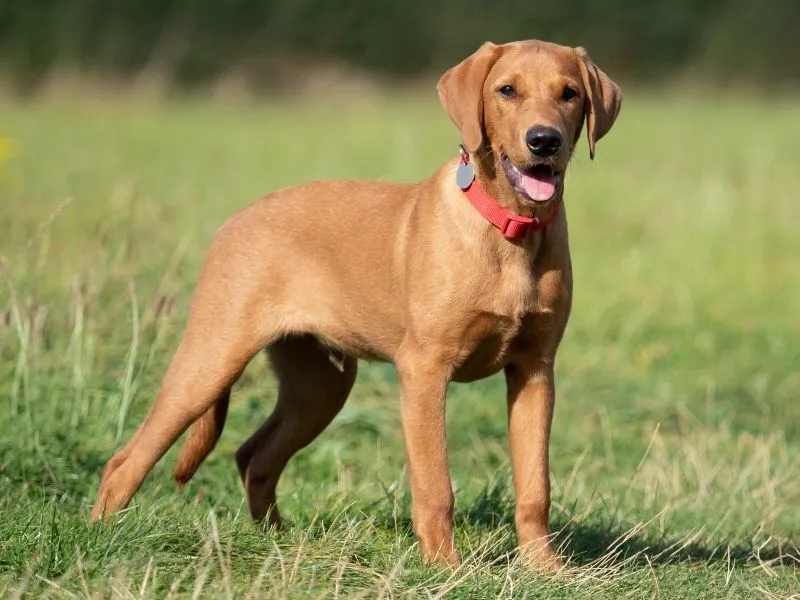
#> input picture images/dog.png, 800 x 600 px
$ jupyter execute 11126586_LabAssignment2.ipynb   (older library calls are emulated)
#> lines starting #> are read from the running program, lines starting #| are printed output that depends on the picture
# DCIT407 LAB ASSIGNMENT 2

**Student ID:** 11126586
**Course:** DCIT407

## Objectives
1. Load multiple images (text-like, landscape-like, and face-like) and apply Canny edge detection.
2. Experiment with threshold pairs: (50,150), (100,200), and (150,300).
3. Compare Canny results with Sobel edge detection.
4. Create a threshold-adjustment user interface using OpenCV trackbars.

## Methodology (Simple Steps I Followed)

1. I loaded three different image types from the `images` folder.
2. I applied Canny using three threshold pairs.
3. I compared Canny edges with Sobel combined edges.
4. I wrote a trackbar interface so thresholds can be adjusted interactively.
5. I reviewed which thresholds gave the clearest useful boundaries.

[cell 1]
import os
import cv2
import numpy as np
import matplotlib.pyplot as plt

plt.rcParams["figure.figsize"] = (10, 6)
plt.rcParams["image.cmap"] = "gray"

## Step 1: Load Multiple Images (Text-like, Landscape-like, Face-like)

This section finds available files and loads one image for each category.

[cell 2]
images_dir = "images"
category_candidates = {
    "text_like": ["dog.png", "checkerboard.jpg", "gradient.png"],
    "landscape_like": ["image.jpg", "composite_result.jpg", "blended_images.jpg"],
    "face_like": ["image2.jpg", "original_portrait.png", "dog.png"],
}

loaded = {}
for category, names in category_candidates.items():
    selected = None
    for name in names:
        p = os.path.join(images_dir, name)
        if os.path.exists(p):
            selected = p
            break
    if selected is None:
        raise FileNotFoundError(f"No image found for category: {category}")

    img_bgr = cv2.imread(selected)
#> img_bgr is the input picture: shape (600, 800, 3); mean B, G, R 85.4, 137.1, 142.9
    if img_bgr is None:
        raise ValueError(f"Could not read image: {selected}")

    loaded[category] = {
        "path": selected,
        "bgr": img_bgr,
        "rgb": cv2.cvtColor(img_bgr, cv2.COLOR_BGR2RGB),
        "gray": cv2.cvtColor(img_bgr, cv2.COLOR_BGR2GRAY),
    }

print("Loaded images:")
for cat, item in loaded.items():
    print(f"- {cat}: {item['path']}")
#> this loop made 3 passes
#> cat on passes 1 to 3: 'text_like', 'landscape_like', 'face_like'
#| - text_like: images/dog.png
#| - landscape_like: images/image.jpg
#| - face_like: images/dog.png

fig, axes = plt.subplots(1, 3, figsize=(18, 5))
for ax, (cat, item) in zip(axes, loaded.items()):
    ax.imshow(item["rgb"])
    ax.set_title(f"{cat}\n{os.path.basename(item['path'])}")
    ax.axis("off")
plt.tight_layout()
plt.show()
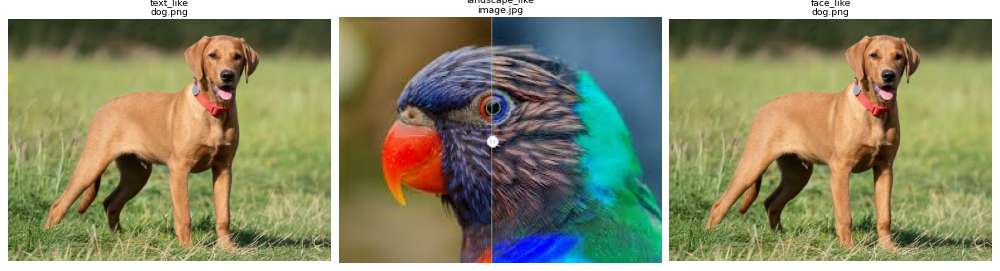
#> figure drawn by matplotlib, 3 panels

## Step 2: Canny Edge Detection with Different Threshold Pairs

Threshold pairs used: (50,150), (100,200), and (150,300).

[cell 3]
threshold_pairs = [(50, 150), (100, 200), (150, 300)]
canny_results = {cat: {} for cat in loaded.keys()}
#> canny_results = 3 items

fig, axes = plt.subplots(3, 4, figsize=(18, 14))
for row, (cat, item) in enumerate(loaded.items()):
    gray = item["gray"]

    axes[row, 0].imshow(gray, cmap="gray")
    axes[row, 0].set_title(f"{cat}: grayscale")
    axes[row, 0].axis("off")

    for col, (low, high) in enumerate(threshold_pairs, start=1):
        edges = cv2.Canny(gray, low, high)
        canny_results[cat][(low, high)] = edges
        edge_ratio = (np.count_nonzero(edges) / edges.size) * 100

        axes[row, col].imshow(edges, cmap="gray")
        axes[row, col].set_title(f"Canny {low}-{high}\nEdge px: {edge_ratio:.2f}%")
        axes[row, col].axis("off")
#> this loop made 3 passes
#> pass 1, `gray = item["gray"]`:
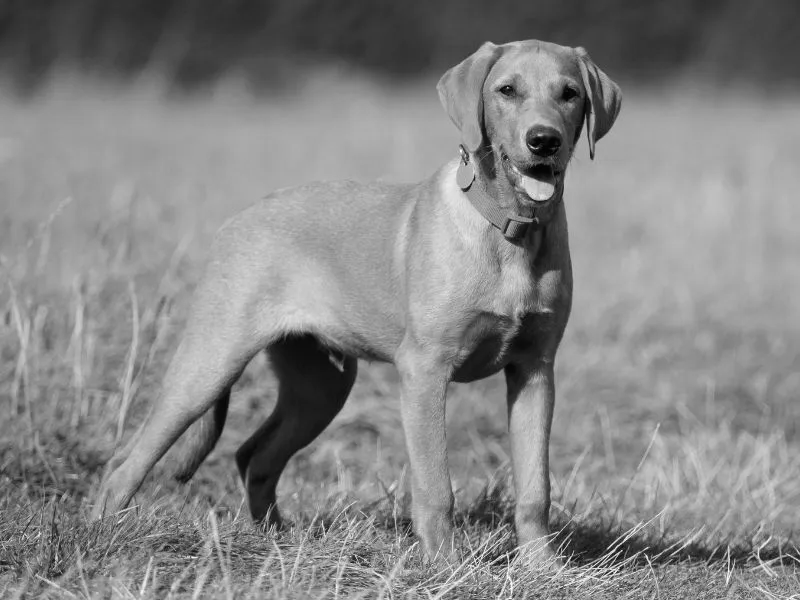
#> gray: shape (600, 800); min 1, max 252, mean 132.9
#> pass 2, `gray = item["gray"]`:
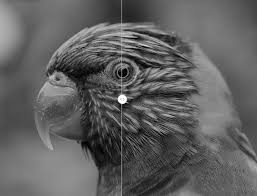
#> gray: shape (196, 257); min 0, max 255, mean 96.3
#> after the loop:
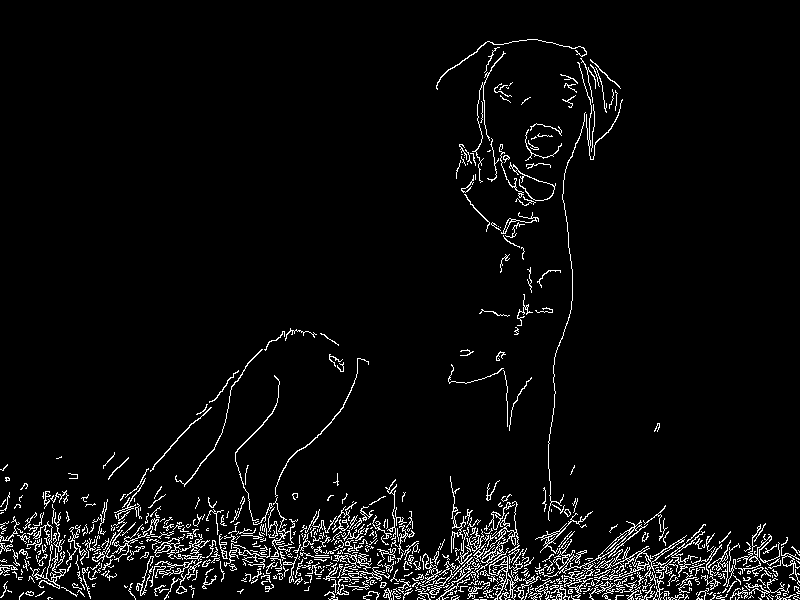
#> edges: shape (600, 800); 4.5% white in thin lines or dots

plt.tight_layout()
plt.show()
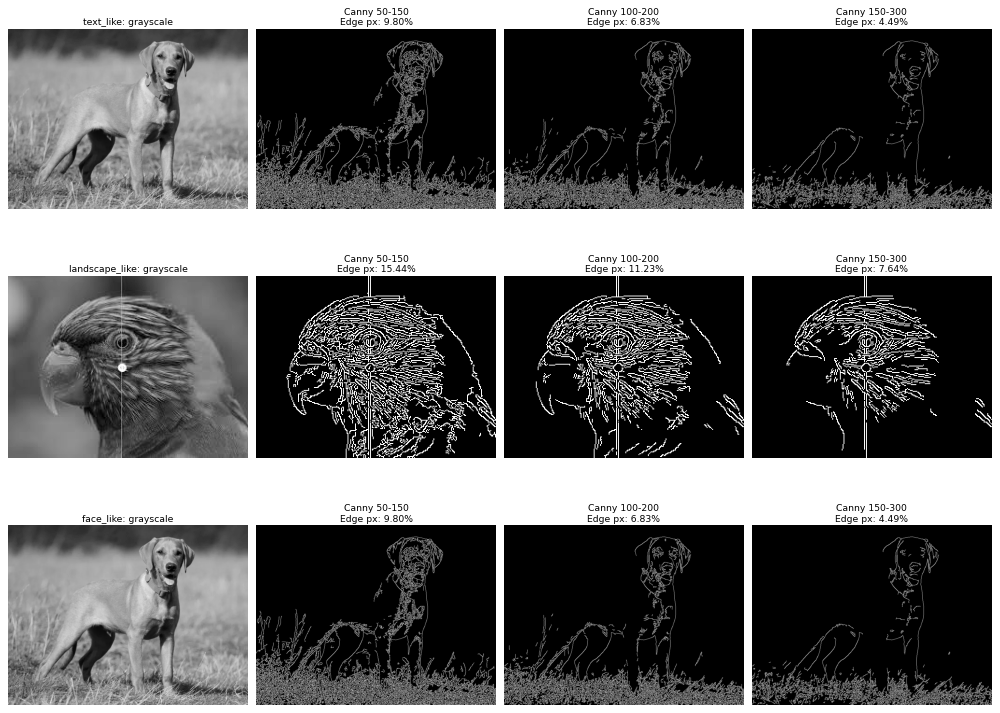
#> figure drawn by matplotlib, 12 panels

## Step 3: Compare Canny with Sobel Edge Detection

Here, Sobel X and Sobel Y are combined and compared directly against Canny (100,200).

[cell 4]
comparison_pair = (100, 200)
fig, axes = plt.subplots(3, 3, figsize=(16, 14))

for row, (cat, item) in enumerate(loaded.items()):
    gray = item["gray"]

    sobel_x = cv2.Sobel(gray, cv2.CV_64F, 1, 0, ksize=3)
    sobel_y = cv2.Sobel(gray, cv2.CV_64F, 0, 1, ksize=3)
    sobel_abs_x = cv2.convertScaleAbs(sobel_x)
    sobel_abs_y = cv2.convertScaleAbs(sobel_y)
    sobel_combined = cv2.addWeighted(sobel_abs_x, 0.5, sobel_abs_y, 0.5, 0)

    canny_ref = canny_results[cat][comparison_pair]

    axes[row, 0].imshow(gray, cmap="gray")
    axes[row, 0].set_title(f"{cat}: grayscale")
    axes[row, 0].axis("off")

    axes[row, 1].imshow(sobel_combined, cmap="gray")
    axes[row, 1].set_title("Sobel combined")
    axes[row, 1].axis("off")

    axes[row, 2].imshow(canny_ref, cmap="gray")
    axes[row, 2].set_title(f"Canny {comparison_pair[0]}-{comparison_pair[1]}")
    axes[row, 2].axis("off")
#> this loop made 3 passes
#> pass 1, `sobel_x = cv2.Sobel(gray, cv2.CV_64F, 1, 0, ksize=3)`:
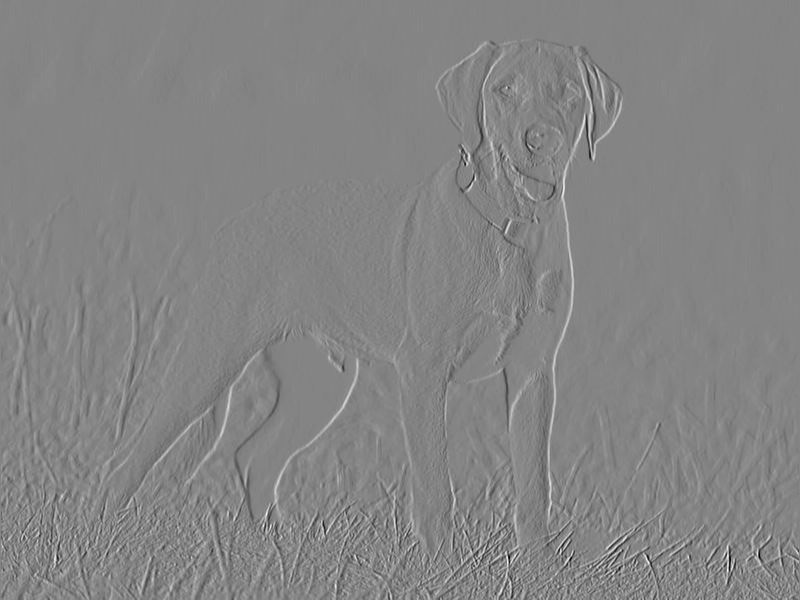
#> sobel_x: shape (600, 800) float64; min -739, max 684, mean 0.1; drawn with min black and max white
#> pass 1, `sobel_y = cv2.Sobel(gray, cv2.CV_64F, 0, 1, ksize=3)`:
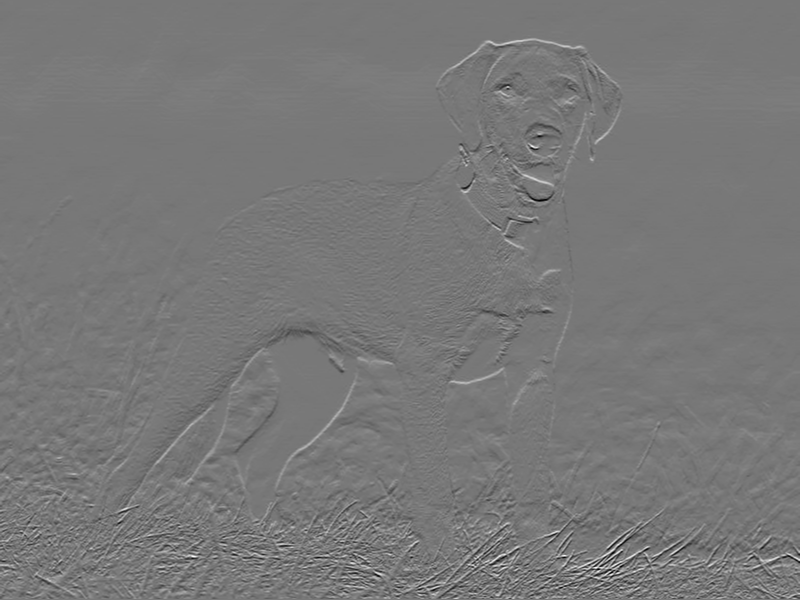
#> sobel_y: shape (600, 800) float64; min -653, max 733, mean 1.2; drawn with min black and max white
#> pass 1, `sobel_abs_x = cv2.convertScaleAbs(sobel_x)`:
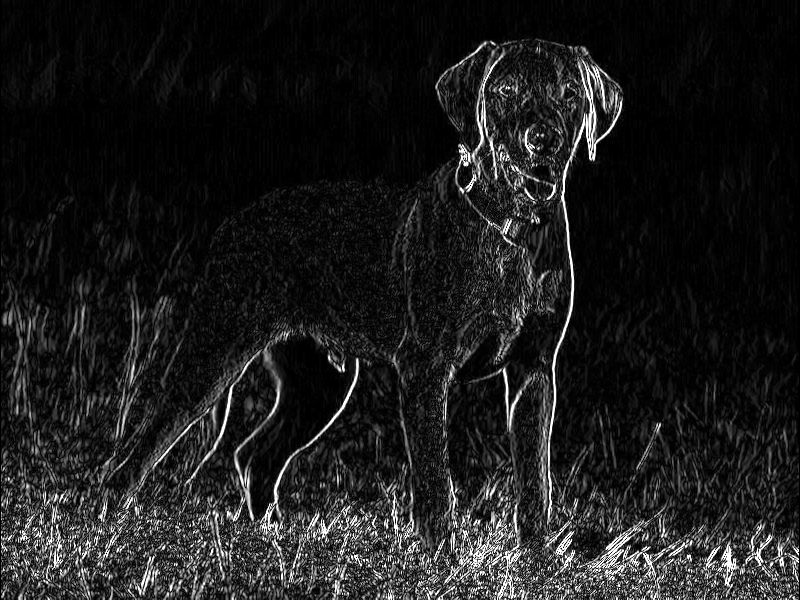
#> sobel_abs_x: shape (600, 800); min 0, max 255, mean 28.9
#> pass 1, `sobel_abs_y = cv2.convertScaleAbs(sobel_y)`:
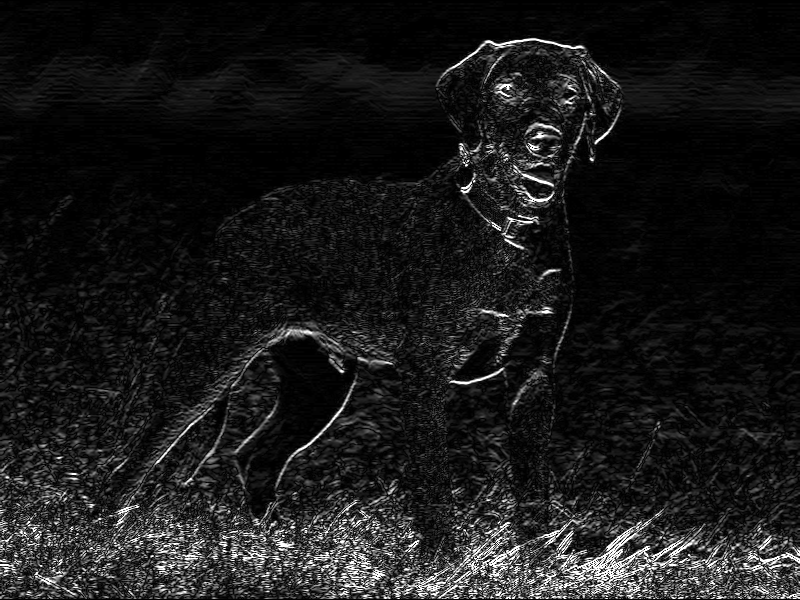
#> sobel_abs_y: shape (600, 800); min 0, max 255, mean 25.8

plt.tight_layout()
plt.show()
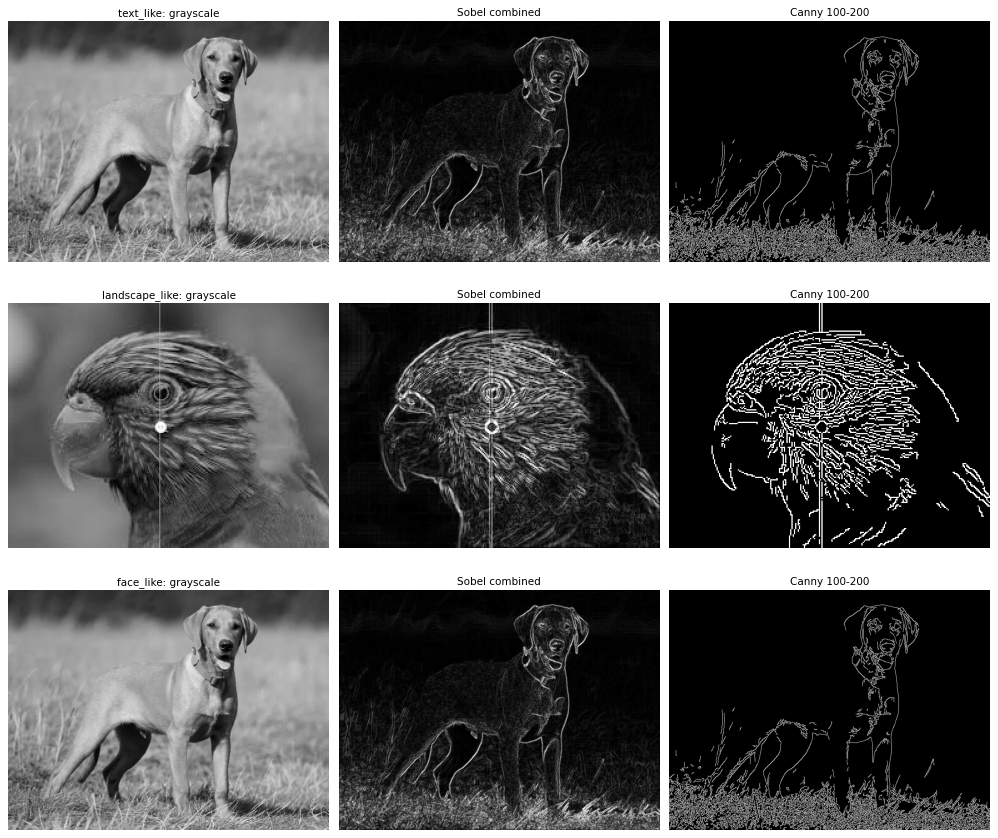
#> figure drawn by matplotlib, 9 panels
